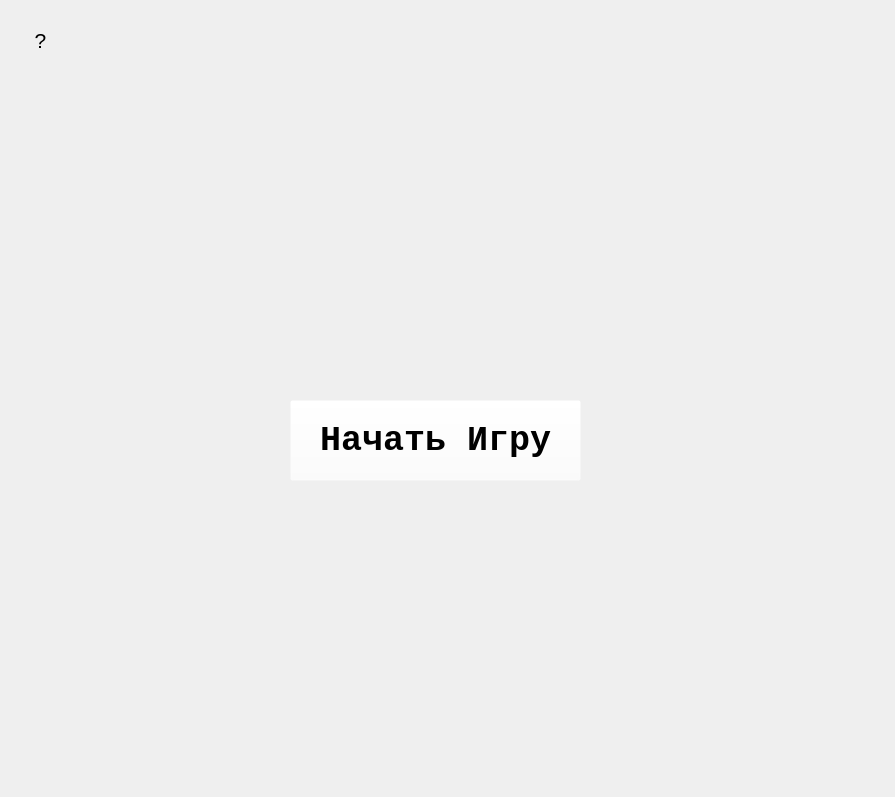
<?xml version="1.0" encoding="UTF-8"?>
<ui version="4.0">
 <class>MainWindow</class>
 <widget class="QMainWindow" name="MainWindow">
  <property name="geometry">
   <rect>
    <x>0</x>
    <y>0</y>
    <width>895</width>
    <height>797</height>
   </rect>
  </property>
  <property name="minimumSize">
   <size>
    <width>895</width>
    <height>797</height>
   </size>
  </property>
  <property name="maximumSize">
   <size>
    <width>895</width>
    <height>797</height>
   </size>
  </property>
  <property name="windowTitle">
   <string>MainWindow</string>
  </property>
  <widget class="QWidget" name="centralwidget">
   <widget class="QLabel" name="label">
    <property name="geometry">
     <rect>
      <x>0</x>
      <y>0</y>
      <width>901</width>
      <height>801</height>
     </rect>
    </property>
    <property name="minimumSize">
     <size>
      <width>901</width>
      <height>801</height>
     </size>
    </property>
    <property name="maximumSize">
     <size>
      <width>901</width>
      <height>801</height>
     </size>
    </property>
    <property name="text">
     <string/>
    </property>
    <property name="pixmap">
     <pixmap>../../../../Изображения/Camera Roll/47e28b17-780d-4484-b285-512e6ef9891d.jpg</pixmap>
    </property>
   </widget>
   <widget class="QPushButton" name="pushButton">
    <property name="geometry">
     <rect>
      <x>290</x>
      <y>400</y>
      <width>291</width>
      <height>81</height>
     </rect>
    </property>
    <property name="font">
     <font>
      <family>Courier New</family>
      <pointsize>26</pointsize>
      <weight>75</weight>
      <bold>true</bold>
     </font>
    </property>
    <property name="styleSheet">
     <string notr="true">text-color:blue;
background-color:rgb(255,255,255,0);</string>
    </property>
    <property name="text">
     <string>Начать Игру</string>
    </property>
   </widget>
   <widget class="QPushButton" name="pushButton_2">
    <property name="geometry">
     <rect>
      <x>20</x>
      <y>20</y>
      <width>41</width>
      <height>41</height>
     </rect>
    </property>
    <property name="font">
     <font>
      <pointsize>16</pointsize>
     </font>
    </property>
    <property name="styleSheet">
     <string notr="true">border-radius: 20px;
</string>
    </property>
    <property name="text">
     <string>?</string>
    </property>
   </widget>
  </widget>
 </widget>
 <resources/>
 <connections/>
</ui>
